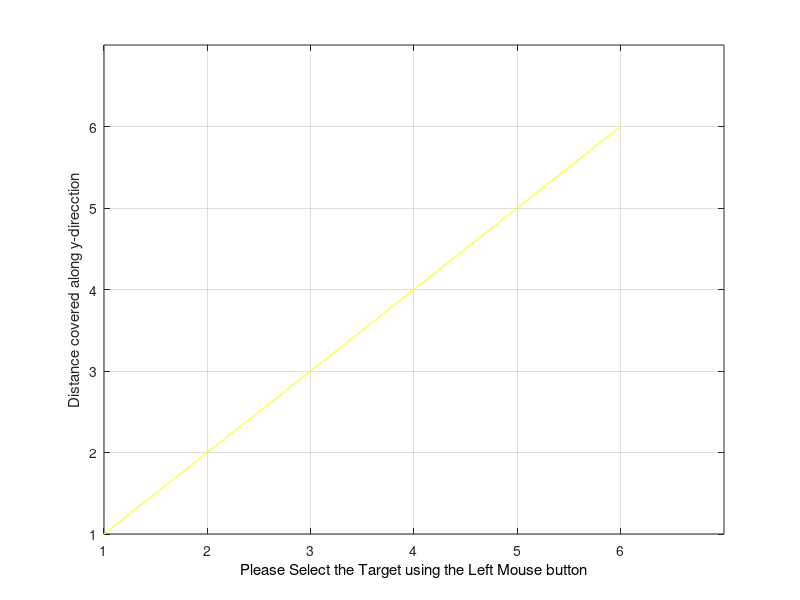

This chart was generated by the following MATLAB code: (Note: this script raises an error after producing the figure.)
%PROJECT TOPIC: IMPLEMENTATION OF REINFORCEMENT LEARNING BASED ROBOTIC PATH PLANNING 
%A_star ALGORITHM FOR 6X6 GRID
%DEFINE THE 2-D MAP ARRAY
MAX_X=6;
MAX_Y=6;
MAX_VAL=6;
%This array stores the coordinates of the map and the 
%Objects in each coordinate
MAP=2*(ones(MAX_X,MAX_Y));

% Obtain Obstacle, Target and Robot Position
% Initialize the MAP with input values
% Obstacle=-1,Target = 0,Robot=1,Space=2
j=0;
x_val = 1;
y_val = 1;

X=0:6;
Y=0:6;
figure('Color',[0.8 0.8 0.8]);
  plot(X,Y,'y');
  set(gca,'Color','y')
  xlabel('Distance covered along x-direcction')
ylabel('Distance covered along y-direcction')
set(gca,'XTick',[0 1 2 3 4 5 6],'YTick',[0 1 2 3 4 5 6]);
axis([1 MAX_X+1 1 MAX_Y+1])
grid on;
hold on;
n=0;%Number of Obstacles

% BEGIN Interactive Obstacle, Target, Start Location selection
pause(1);
h=msgbox('Please Select the Target using the Left Mouse button');
uiwait(h,5);
if ishandle(h) == 1
    delete(h);
end
xlabel('Please Select the Target using the Left Mouse button','Color','black');
but=0;
while (but ~= 1) %Repeat until the Left button is not clicked
    [xval,yval,but]=ginput(1);
end
xval=floor(xval);
yval=floor(yval);
xTarget=xval;%X Coordinate of the Target
yTarget=yval;%Y Coordinate of the Target

MAP(xval,yval)=0;%Initialize MAP with location of the target
plot(xval+.5,yval+.5,'gd');
text(xval+1,yval+.5,'Target')

pause(2);
h=msgbox('Select Obstacles using the Left Mouse button,to select the last obstacle use the Right button');
  xlabel('Select Obstacles using the Left Mouse button,to select the last obstacle use the Right button','Color','blue');
uiwait(h,10);
if ishandle(h) == 1
    delete(h);
end
while but == 1
    [xval,yval,but] = ginput(1);
    xval=floor(xval);
    yval=floor(yval);
    MAP(xval,yval)=-1;%Put on the closed list as well
    plot(xval+.5,yval+.5,'m s','MarkerSize',25,'LineWidth',10);
 end%End of While loop
 
pause(1);

h=msgbox('Please Select the Vehicle initial position using the Left Mouse button');
uiwait(h,5);
if ishandle(h) == 1
    delete(h);
end
xlabel('Please Select the Vehicle initial position ','Color','black');
but=0;
while (but ~= 1) %Repeat until the Left button is not clicked
    [xval,yval,but]=ginput(1);
    z1=xval;
    z2=yval;
    xval=floor(xval);
    yval=floor(yval);
end
xStart=xval;%Starting Position
yStart=yval;%Starting Position
MAP(xval,yval)=1;
 plot(xval+.5,yval+.5,'bo');
%End of obstacle-Target pickup

%%%%%%%%%%%%%%%%%%%%%%%%%%%%%%%%%%%%%%%%%%%%%%%%%%%%%%%%%%%%%%%%%%%%%%%%%%%%%%%%%%%%%%%%%%%%%%%
%LISTS USED FOR ALGORITHM
%%%%%%%%%%%%%%%%%%%%%%%%%%%%%%%%%%%%%%%%%%%%%%%%%%%%%%%%%%%%%%%%%%%%%%%%%%%%%%%%%%%%%%%%%%%%%%%
%OPEN LIST STRUCTURE
%--------------------------------------------------------------------------
%IS ON LIST 1/0 |X val |Y val |Parent X val |Parent Y val |h(n) |g(n)|f(n)|
%--------------------------------------------------------------------------
OPEN=[];
%CLOSED LIST STRUCTURE
%--------------
%X val | Y val |
%--------------
% CLOSED=zeros(MAX_VAL,2);
CLOSED=[];

%Put all obstacles on the Closed list
k=1;%Dummy counter
tic
for i=1:MAX_X
    for j=1:MAX_Y
        if(MAP(i,j) == -1)
            CLOSED(k,1)=i; 
            CLOSED(k,2)=j; 
            k=k+1;
        end
    end
end
CLOSED_COUNT=size(CLOSED,1);
%set the starting node as the first node
xNode=xval;
yNode=yval;
OPEN_COUNT=1;
path_cost=0;
goal_distance=distance(xNode,yNode,xTarget,yTarget);
OPEN(OPEN_COUNT,:)=insert_open(xNode,yNode,xNode,yNode,path_cost,goal_distance,goal_distance);
OPEN(OPEN_COUNT,1)=0;
CLOSED_COUNT=CLOSED_COUNT+1;
CLOSED(CLOSED_COUNT,1)=xNode;
CLOSED(CLOSED_COUNT,2)=yNode;
NoPath=1;
%%%%%%%%%%%%%%%%%%%%%%%%%%%%%%%%%%%%%%%%%%%%%%%%%%%%%%%%%%%%%%%%%%%%%%%%%%%%%%%%%%%%%%%%%%%%%
% START ALGORITHM
%%%%%%%%%%%%%%%%%%%%%%%%%%%%%%%%%%%%%%%%%%%%%%%%%%%%%%%%%%%%%%%%%%%%%%%%%%%%%%%%%%%%%%%%%%%%%
while((xNode ~= xTarget || yNode ~= yTarget) && NoPath == 1)
%  plot(xNode+.5,yNode+.5,'go');
 exp_array=expand_array(xNode,yNode,path_cost,xTarget,yTarget,CLOSED,MAX_X,MAX_Y);
 exp_count=size(exp_array,1);
 %UPDATE LIST OPEN WITH THE SUCCESSOR NODES
 %OPEN LIST FORMAT
 %--------------------------------------------------------------------------
 %IS ON LIST 1/0 |X val |Y val |Parent X val |Parent Y val |h(n) |g(n)|f(n)|
 %--------------------------------------------------------------------------
 %EXPANDED ARRAY FORMAT
 %--------------------------------
 %|X val |Y val ||h(n) |g(n)|f(n)|
 %--------------------------------
 for i=1:exp_count
    flag=0;
    for j=1:OPEN_COUNT
        if(exp_array(i,1) == OPEN(j,2) && exp_array(i,2) == OPEN(j,3) )
            OPEN(j,8)=min(OPEN(j,8),exp_array(i,5)); %#ok<*SAGROW>
            if OPEN(j,8)== exp_array(i,5)
                %UPDATE PARENTS,gn,hn
                OPEN(j,4)=xNode;
                OPEN(j,5)=yNode;
                OPEN(j,6)=exp_array(i,3);
                OPEN(j,7)=exp_array(i,4);
            end;%End of minimum fn check
            flag=1;
        end;%End of node check
%         if flag == 1
%             break;
    end;%End of j for
    if flag == 0
        OPEN_COUNT = OPEN_COUNT+1;
        OPEN(OPEN_COUNT,:)=insert_open(exp_array(i,1),exp_array(i,2),xNode,yNode,exp_array(i,3),exp_array(i,4),exp_array(i,5));
     end;%End of insert new element into the OPEN list
 end;%End of i for
 %%%%%%%%%%%%%%%%%%%%%%%%%%%%%%%%%%%%%%%%%%%%%%%%%%%
 %END OF WHILE LOOP
 %%%%%%%%%%%%%%%%%%%%%%%%%%%%%%%%%%%%%%%%%%%%%%%%%%%
 %Find out the node with the smallest fn 
  index_min_node = min_fn(OPEN,OPEN_COUNT,xTarget,yTarget);
  if (index_min_node ~= -1)    
   %Set xNode and yNode to the node with minimum fn
   xNode=OPEN(index_min_node,2);
   yNode=OPEN(index_min_node,3);
   path_cost=OPEN(index_min_node,6);%Update the cost of reaching the parent node
  %Move the Node to list CLOSED
  CLOSED_COUNT=CLOSED_COUNT+1;
  CLOSED(CLOSED_COUNT,1)=xNode;
  CLOSED(CLOSED_COUNT,2)=yNode;
  OPEN(index_min_node,1)=0;
  else
      %No path exists to the Target!!
      NoPath=0;%Exits the loop!
  end;%End of index_min_node check
end;%End of While Loop
%Once algorithm has run The optimal path is generated by starting of at the
%last node(if it is the target node) and then identifying its parent node
%until it reaches the start node.This is the optimal path

i=size(CLOSED,1);
Optimal_path=[xval yval];
xval=CLOSED(i,1);
yval=CLOSED(i,2);
i=1;
Optimal_path(i,1)=xval;
Optimal_path(i,2)=yval;
i=i+1;
%plot(Optimal_path(:,1)+.5,[xval yval],'k','LineWidth',4);
if ( (xval == xTarget) && (yval == yTarget))
    inode=0;
   %Traverse OPEN and determine the parent nodes
   parent_x=OPEN(node_index(OPEN,xval,yval),4);%node_index returns the index of the node
   parent_y=OPEN(node_index(OPEN,xval,yval),5);
   
   while( parent_x ~= xStart || parent_y ~= yStart)
           Optimal_path(i,1) = parent_x;
           Optimal_path(i,2) = parent_y;
           %Get the grandparents:-)
           inode=node_index(OPEN,parent_x,parent_y);
           parent_x=OPEN(inode,4);%node_index returns the index of the node
           parent_y=OPEN(inode,5);
        %   plot(Optimal_path(:,1)+.5,Optimal_path(:,2)+.5,'k','LineWidth',4);
           i=i+1;
    end;
 j=size(Optimal_path,1);
 
 %Plot the Optimal Path!
% plot(Optimal_path(:,1)-.5,Optimal_path(:,2)-.5,'k','LineWidth',4);
 p=plot(Optimal_path(j,1)+.5,Optimal_path(j,2)+.5,'bo');
 disp(p);
 j=j-1;
 for i=j:-1:1
  pause(.25);
  set(p,'XData',Optimal_path(i,1)+.5,'YData',Optimal_path(i,2)+.5);
  %plot(Optimal_path(j,1)+.5,Optimal_path(j,2)+.5,'bo');
 drawnow ;
 end;
 disp(Optimal_path(j,1));
 plot(Optimal_path(:,1)+.5,Optimal_path(:,2)+.5,'k','LineWidth',4);
 
 
 z1=floor(z1);
 z2=floor(z2);
if  (Optimal_path(j,2)>1)
 x1=[(z1+.5),(Optimal_path(j,1)-.5)];%,(xval)];        
y1=[(z2+.5),(Optimal_path(j,2)-.5)];%,(yval)];
       plot(x1,y1,'k','LineWidth',4);
else
    x1=[(z1+.5),(Optimal_path(j,1)+.5)];%,(xval)];       
    y1=[(z2+.5),(Optimal_path(j,2)+.5)];%,(yval)];
       plot(x1,y1,'k','LineWidth',4);
end

%                  
else
 pause(1);
 h=msgbox('Sorry, No path exists to the Target!','warn');
 uiwait(h,5);
end
toc
    

